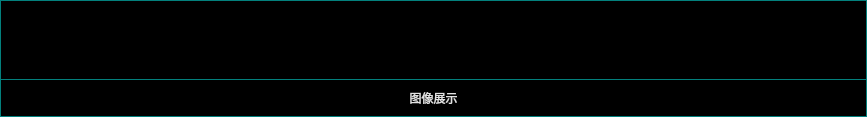
                <widget class="QWidget" name="widget_16" native="true">
                 <property name="styleSheet">
                  <string notr="true">background-color: rgb(3, 128, 125);</string>
                 </property>
                 <layout class="QVBoxLayout" name="verticalLayout_22">
                  <property name="spacing">
                   <number>1</number>
                  </property>
                  <property name="leftMargin">
                   <number>1</number>
                  </property>
                  <property name="topMargin">
                   <number>1</number>
                  </property>
                  <property name="rightMargin">
                   <number>1</number>
                  </property>
                  <property name="bottomMargin">
                   <number>1</number>
                  </property>
                  <item>
                   <layout class="QVBoxLayout" name="verticalLayout_23" stretch="1,7">
                    <property name="spacing">
                     <number>1</number>
                    </property>
                    <item>
                     <widget class="QWidget" name="widget_17" native="true">
                      <property name="styleSheet">
                       <string notr="true">background-color: rgb(0, 0, 0);</string>
                      </property>
                      <layout class="QHBoxLayout" name="horizontalLayout_19">
                       <item>
                        <layout class="QHBoxLayout" name="horizontalLayout_20">
                         <item>
                          <spacer name="horizontalSpacer_11">
                           <property name="orientation">
                            <enum>Qt::Horizontal</enum>
                           </property>
                           <property name="sizeHint" stdset="0">
                            <size>
                             <width>40</width>
                             <height>20</height>
                            </size>
                           </property>
                          </spacer>
                         </item>
                         <item>
                          <widget class="QPushButton" name="btn_img_2">
                           <property name="minimumSize">
                            <size>
                             <width>225</width>
                             <height>60</height>
                            </size>
                           </property>
                           <property name="styleSheet">
                            <string notr="true">QPushButton{
	background-color: rgba(255, 170, 0,0);
border-radius:3px;
border-radius:3px;
	font: 9pt &quot;等线&quot;;
color: rgb(255, 255, 255);}

QPushButton:hover{
	background-color: rgba(255, 170, 0,0);
border-radius:3px;
border-radius:3px;
font: 9pt &quot;等线&quot;;
padding-left:3px;
padding-top:3px;
color: rgb(255, 255, 255);}
</string>
                           </property>
                           <property name="text">
                            <string/>
                           </property>
                           <property name="icon">
                            <iconset resource="image/image.qrc">
                             <normaloff>:/icon/btn3.gif</normaloff>:/icon/btn3.gif</iconset>
                           </property>
                           <property name="iconSize">
                            <size>
                             <width>140</width>
                             <height>40</height>
                            </size>
                           </property>
                          </widget>
                         </item>
                         <item>
                          <spacer name="horizontalSpacer_12">
                           <property name="orientation">
                            <enum>Qt::Horizontal</enum>
                           </property>
                           <property name="sizeHint" stdset="0">
                            <size>
                             <width>40</width>
                             <height>20</height>
                            </size>
                           </property>
                          </spacer>
                         </item>
                         <item>
                          <widget class="QPushButton" name="btn_load_2">
                           <property name="minimumSize">
                            <size>
                             <width>225</width>
                             <height>60</height>
                            </size>
                           </property>
                           <property name="styleSheet">
                            <string notr="true">QPushButton{
	background-color: rgba(255, 170, 0,0);
border-radius:3px;
border-radius:3px;
	font: 9pt &quot;等线&quot;;
color: rgb(255, 255, 255);}

QPushButton:hover{
	background-color: rgba(255, 170, 0,0);
border-radius:3px;
border-radius:3px;
font: 9pt &quot;等线&quot;;
padding-left:3px;
padding-top:3px;
color: rgb(255, 255, 255);}
</string>
                           </property>
                           <property name="text">
                            <string/>
                           </property>
                           <property name="icon">
                            <iconset resource="image/image.qrc">
                             <normaloff>:/icon/btn4.gif</normaloff>:/icon/btn4.gif</iconset>
                           </property>
                           <property name="iconSize">
                            <size>
                             <width>150</width>
                             <height>40</height>
                            </size>
                           </property>
                          </widget>
                         </item>
                         <item>
                          <spacer name="horizontalSpacer_13">
                           <property name="orientation">
                            <enum>Qt::Horizontal</enum>
                           </property>
                           <property name="sizeHint" stdset="0">
                            <size>
                             <width>40</width>
                             <height>20</height>
                            </size>
                           </property>
                          </spacer>
                         </item>
                         <item>
                          <widget class="QPushButton" name="btn_predict_2">
                           <property name="minimumSize">
                            <size>
                             <width>225</width>
                             <height>60</height>
                            </size>
                           </property>
                           <property name="styleSheet">
                            <string notr="true">QPushButton{
	background-color: rgba(255, 170, 0,0);
border-radius:3px;
border-radius:3px;
	font: 9pt &quot;等线&quot;;
color: rgb(255, 255, 255);}

QPushButton:hover{
	background-color: rgba(255, 170, 0,0);
border-radius:3px;
border-radius:3px;
font: 9pt &quot;等线&quot;;
padding-left:3px;
padding-top:3px;
color: rgb(255, 255, 255);}
</string>
                           </property>
                           <property name="text">
                            <string/>
                           </property>
                           <property name="icon">
                            <iconset resource="image/image.qrc">
                             <normaloff>:/icon/btn5.gif</normaloff>:/icon/btn5.gif</iconset>
                           </property>
                           <property name="iconSize">
                            <size>
                             <width>150</width>
                             <height>40</height>
                            </size>
                           </property>
                          </widget>
                         </item>
                         <item>
                          <spacer name="horizontalSpacer_14">
                           <property name="orientation">
                            <enum>Qt::Horizontal</enum>
                           </property>
                           <property name="sizeHint" stdset="0">
                            <size>
                             <width>40</width>
                             <height>20</height>
                            </size>
                           </property>
                          </spacer>
                         </item>
                        </layout>
                       </item>
                      </layout>
                     </widget>
                    </item>
                    <item>
                     <widget class="QWidget" name="widget_18" native="true">
                      <property name="styleSheet">
                       <string notr="true">background-color: rgb(0, 0, 0);</string>
                      </property>
                      <layout class="QHBoxLayout" name="horizontalLayout_23">
                       <item>
                        <widget class="QLabel" name="label_image_2">
                         <property name="styleSheet">
                          <string notr="true">color: rgb(226, 226, 226);</string>
                         </property>
                         <property name="text">
                          <string>图像展示</string>
                         </property>
                         <property name="scaledContents">
                          <bool>true</bool>
                         </property>
                         <property name="alignment">
                          <set>Qt::AlignCenter</set>
                         </property>
                        </widget>
                       </item>
                      </layout>
                     </widget>
                    </item>
                   </layout>
                  </item>
                 </layout>
                </widget>
